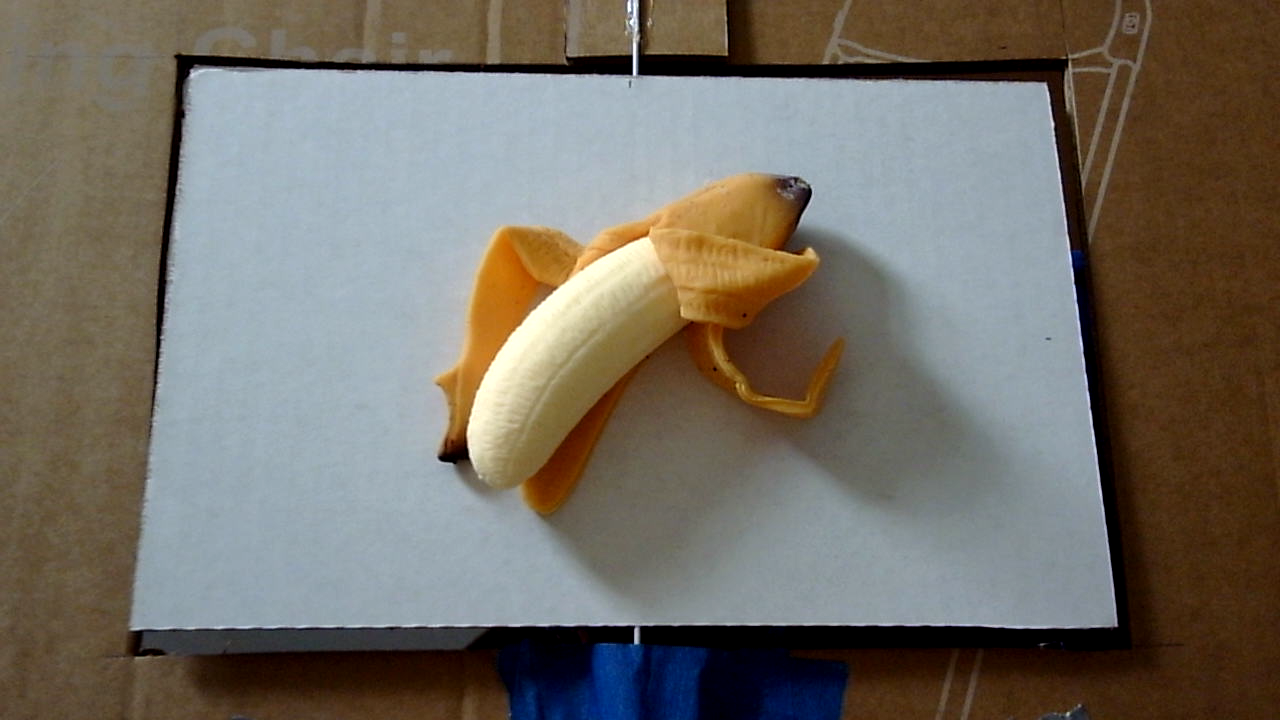
#> input picture pyscripts/testset/banana/banana_25.png, 1280 x 720 px; its folder holds only this picture in this run
$ python BoW_test.py
#> lines starting #> are read from the running program, lines starting #| are printed output that depends on the picture
### pyscripts/BoW_predict.py
import cv2
import numpy as np
import os

def identifyObject(test_image):
    # parameters
    NUM_WORDS = 200
    MATCH_TYPE = "BF"
    # MATCH_TYPE = "FLANN"

    rootdir = os.getcwd()
    datadir = os.path.join(rootdir,'dataset')
    object_list = sorted(os.listdir(datadir))

    name_LUT = object_list

    sift = cv2.SIFT_create()
    if MATCH_TYPE == "BF":
        matcher = cv2.BFMatcher()
    else:
        matcher = cv2.FlannBasedMatcher(dict(algorithm=1, trees=5), {})

    # load in BoW dictionary and create extractor
    loaded_vocab = np.load(f"SIFT_dictionary_{NUM_WORDS}_final.npy")
    bow_extract = cv2.BOWImgDescriptorExtractor(sift,matcher)
    bow_extract.setVocabulary(loaded_vocab)

    # Now create a new SVM & load the model:
    svm = cv2.ml.SVM_load(f"SIFT_{MATCH_TYPE}_{NUM_WORDS}_final.xml")

    # load in a new image and classify the object
    # test_image = cv2.imread(path, 0)
    keypoints, descriptors = sift.detectAndCompute(test_image, None)
    bow_descript = bow_extract.compute(test_image,keypoints)

    # reformat and predict
    test = np.matrix(bow_descript.flatten(),dtype=np.float32)
    id = svm.predict(test)[1]
    id = int(id[0][0])
    print(name_LUT[id])
    return name_LUT[id]

# [26 lines left out: functions takeSinglePicture, takeMultiPic, not called in this run]

# [2 lines that do not run on import are left out]
    # identifyObject(takePicture())

### pyscripts/BoW_test.py
import BoW_predict
import os
import cv2
import time

# parameters
NUM_WORDS = 200
# MATCH_TYPE = "BF"
MATCH_TYPE = "FLANN"

rootdir = os.getcwd()
datadir = os.path.join(rootdir,'testset')
object_list = sorted(os.listdir(datadir))

score = 0
total = 0

f = open(f"SIFT_{MATCH_TYPE}_{NUM_WORDS}_Results.txt", 'w')

# measure processing time
start_time = time.time()

for object in object_list:
    obj_score = 0
    obj_total = 0
    objectdir = os.path.join(datadir, object)
    object_images = os.listdir(objectdir)

    for test_image in object_images:
        filepath = os.path.join(objectdir,test_image)
        image = cv2.imread(filepath, 0)
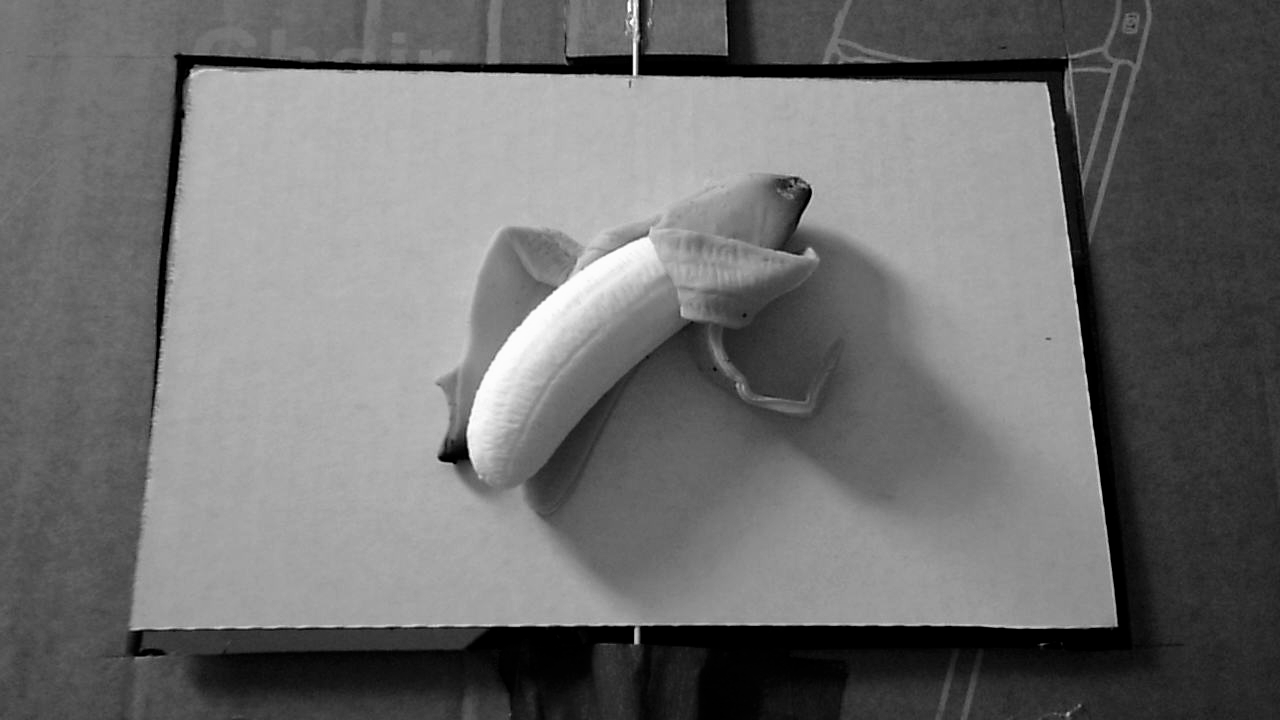
#> image: shape (720, 1280); min 0, max 255, mean 110.5
#> (the run stopped early here; a loop or call above may not have finished)

$ run again, on pyscripts/testset/bg/bg_25.png
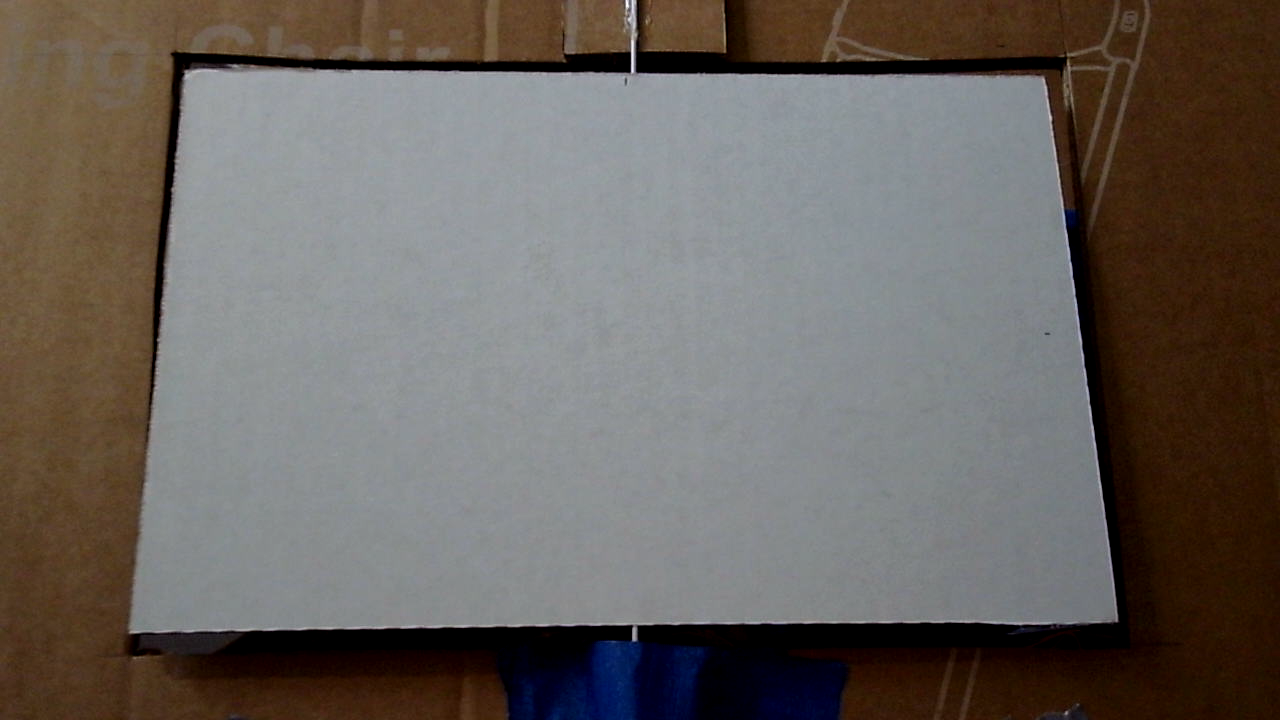
#> input picture pyscripts/testset/bg/bg_25.png, 1280 x 720 px
#> `image = cv2.imread(filepath, 0)`:
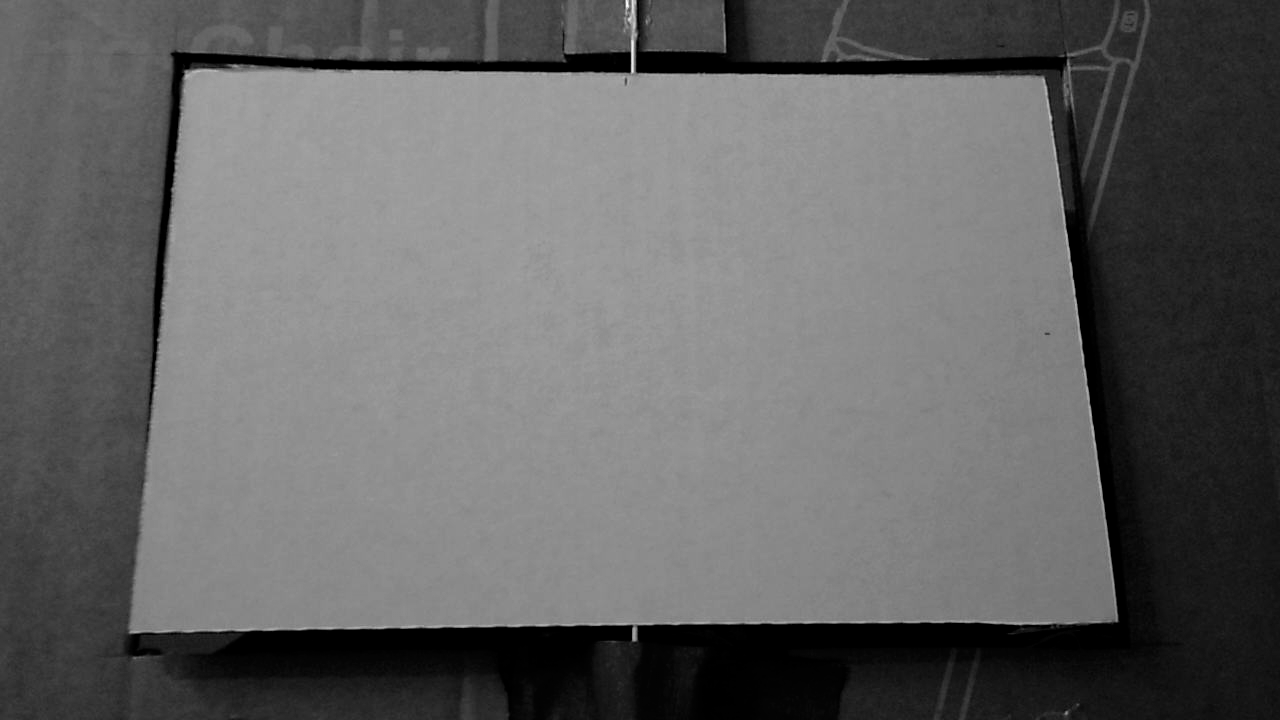
#> image: shape (720, 1280); min 0, max 255, mean 99.4

$ run again, on pyscripts/testset/banana/banana_26.png
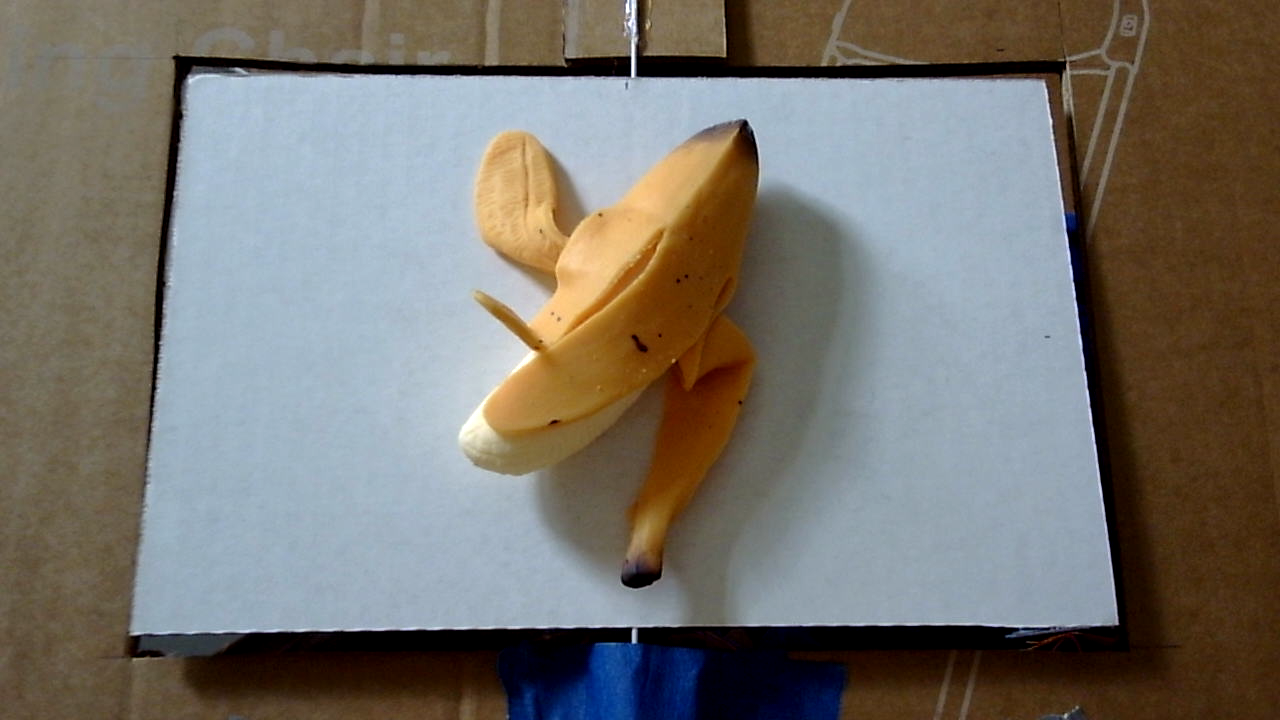
#> input picture pyscripts/testset/banana/banana_26.png, 1280 x 720 px
#> `image = cv2.imread(filepath, 0)`:
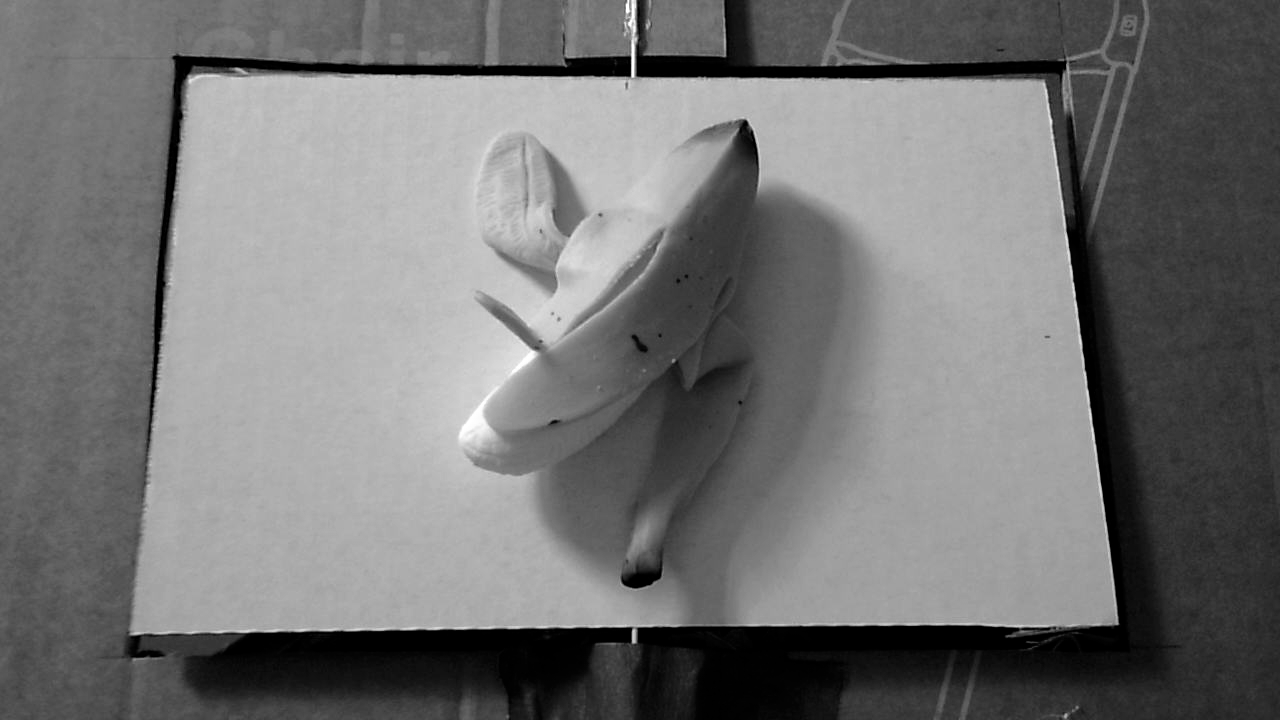
#> image: shape (720, 1280); min 0, max 255, mean 115.3
